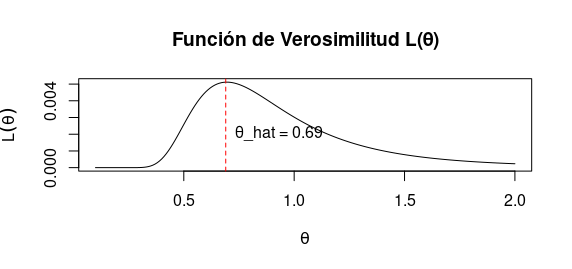

The R source for this figure:
# Datos de la muestra
x <- c(1.2, 0.75, -0.39, -0.01, 0.51)

# Función de verosimilitud
likelihood <- function(theta, x) {
  prod(1 / (sqrt(2 * pi) * theta) * exp(-x^2 / (2 * theta^2)))
}

# Valores de theta para evaluar
theta_values <- seq(0.1, 2, by = 0.01)
# Calcular L(theta) para cada valor de theta
likelihood_values <- sapply(theta_values, function(t) likelihood(t, x))

# Encontrar el estimador de máxima verosimilitud (EMV)
theta_hat <- theta_values[which.max(likelihood_values)]

# Graficar L(theta)
plot(theta_values, likelihood_values, type = "l", xlab = expression(theta), ylab = expression(L(theta)), 
     main = "Función de Verosimilitud L(θ)")
abline(v = theta_hat, col = "red", lty = 2)

text(theta_hat, 0.002, labels = paste("θ_hat =", round(theta_hat, 2)), pos = 4, col = "black")

# Imprimir el valor de theta que maximiza la verosimilitud
cat("El estimador de máxima verosimilitud (EMV) es:", theta_hat, "\n")
